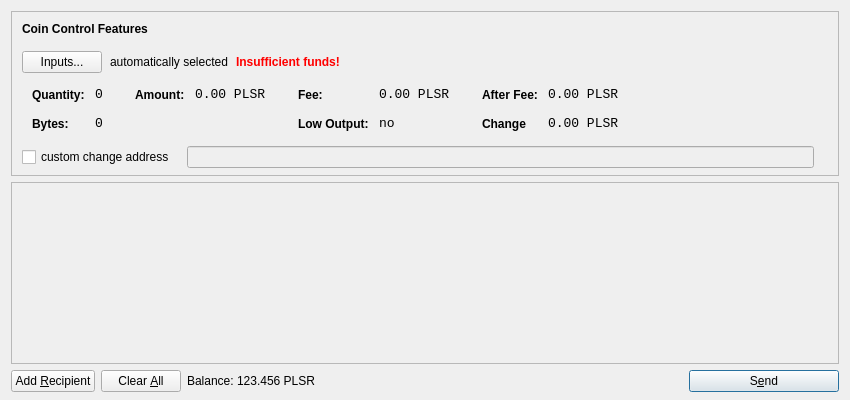
<?xml version="1.0" encoding="UTF-8"?>
<ui version="4.0">
 <class>SendCoinsDialog</class>
 <widget class="QDialog" name="SendCoinsDialog">
  <property name="geometry">
   <rect>
    <x>0</x>
    <y>0</y>
    <width>850</width>
    <height>400</height>
   </rect>
  </property>
  <property name="windowTitle">
   <string>Send Coins</string>
  </property>
  <layout class="QVBoxLayout" name="verticalLayout" stretch="0,1,0">
   <property name="bottomMargin">
    <number>8</number>
   </property>
   <item>
    <widget class="QFrame" name="frameCoinControl">
     <property name="sizePolicy">
      <sizepolicy hsizetype="Expanding" vsizetype="Expanding">
       <horstretch>0</horstretch>
       <verstretch>0</verstretch>
      </sizepolicy>
     </property>
     <property name="maximumSize">
      <size>
       <width>16777215</width>
       <height>16777215</height>
      </size>
     </property>
     <property name="frameShape">
      <enum>QFrame::StyledPanel</enum>
     </property>
     <property name="frameShadow">
      <enum>QFrame::Sunken</enum>
     </property>
     <layout class="QVBoxLayout" name="verticalLayoutCoinControl2">
      <property name="spacing">
       <number>-1</number>
      </property>
      <property name="leftMargin">
       <number>0</number>
      </property>
      <property name="topMargin">
       <number>0</number>
      </property>
      <property name="rightMargin">
       <number>0</number>
      </property>
      <property name="bottomMargin">
       <number>6</number>
      </property>
      <item>
       <layout class="QVBoxLayout" name="verticalLayoutCoinControl" stretch="0,0,0,0,1">
        <property name="spacing">
         <number>0</number>
        </property>
        <property name="leftMargin">
         <number>10</number>
        </property>
        <property name="topMargin">
         <number>10</number>
        </property>
        <item>
         <layout class="QHBoxLayout" name="horizontalLayoutCoinControl1">
          <property name="bottomMargin">
           <number>15</number>
          </property>
          <item>
           <widget class="QLabel" name="labelCoinControlFeatures">
            <property name="sizePolicy">
             <sizepolicy hsizetype="Preferred" vsizetype="Maximum">
              <horstretch>0</horstretch>
              <verstretch>0</verstretch>
             </sizepolicy>
            </property>
            <property name="font">
             <font>
              <weight>75</weight>
              <bold>true</bold>
             </font>
            </property>
            <property name="styleSheet">
             <string notr="true">font-weight:bold;</string>
            </property>
            <property name="text">
             <string>Coin Control Features</string>
            </property>
           </widget>
          </item>
         </layout>
        </item>
        <item>
         <layout class="QHBoxLayout" name="horizontalLayoutCoinControl2" stretch="0,0,0,0">
          <property name="spacing">
           <number>8</number>
          </property>
          <property name="bottomMargin">
           <number>10</number>
          </property>
          <item>
           <widget class="QPushButton" name="pushButtonCoinControl">
            <property name="styleSheet">
             <string notr="true"/>
            </property>
            <property name="text">
             <string>Inputs...</string>
            </property>
           </widget>
          </item>
          <item>
           <widget class="QLabel" name="labelCoinControlAutomaticallySelected">
            <property name="text">
             <string>automatically selected</string>
            </property>
            <property name="margin">
             <number>5</number>
            </property>
           </widget>
          </item>
          <item>
           <widget class="QLabel" name="labelCoinControlInsuffFunds">
            <property name="font">
             <font>
              <weight>75</weight>
              <bold>true</bold>
             </font>
            </property>
            <property name="styleSheet">
             <string notr="true">color:red;font-weight:bold;</string>
            </property>
            <property name="text">
             <string>Insufficient funds!</string>
            </property>
            <property name="margin">
             <number>5</number>
            </property>
           </widget>
          </item>
          <item>
           <spacer name="horizontalSpacerCoinControl">
            <property name="orientation">
             <enum>Qt::Horizontal</enum>
            </property>
            <property name="sizeHint" stdset="0">
             <size>
              <width>40</width>
              <height>1</height>
             </size>
            </property>
           </spacer>
          </item>
         </layout>
        </item>
        <item>
         <widget class="QWidget" name="widgetCoinControl" native="true">
          <property name="sizePolicy">
           <sizepolicy hsizetype="Preferred" vsizetype="Preferred">
            <horstretch>0</horstretch>
            <verstretch>0</verstretch>
           </sizepolicy>
          </property>
          <property name="minimumSize">
           <size>
            <width>0</width>
            <height>0</height>
           </size>
          </property>
          <property name="styleSheet">
           <string notr="true"/>
          </property>
          <layout class="QHBoxLayout" name="horizontalLayoutCoinControl5">
           <property name="margin">
            <number>0</number>
           </property>
           <item>
            <layout class="QHBoxLayout" name="horizontalLayoutCoinControl3" stretch="0,0,0,1">
             <property name="spacing">
              <number>20</number>
             </property>
             <property name="topMargin">
              <number>0</number>
             </property>
             <property name="bottomMargin">
              <number>10</number>
             </property>
             <item>
              <layout class="QFormLayout" name="formLayoutCoinControl1">
               <property name="horizontalSpacing">
                <number>10</number>
               </property>
               <property name="verticalSpacing">
                <number>14</number>
               </property>
               <property name="leftMargin">
                <number>10</number>
               </property>
               <property name="topMargin">
                <number>4</number>
               </property>
               <property name="rightMargin">
                <number>6</number>
               </property>
               <item row="0" column="0">
                <widget class="QLabel" name="labelCoinControlQuantityText">
                 <property name="styleSheet">
                  <string notr="true">font-weight:bold;</string>
                 </property>
                 <property name="text">
                  <string>Quantity:</string>
                 </property>
                 <property name="margin">
                  <number>0</number>
                 </property>
                </widget>
               </item>
               <item row="0" column="1">
                <widget class="QLabel" name="labelCoinControlQuantity">
                 <property name="font">
                  <font>
                   <family>Monospace</family>
                   <pointsize>10</pointsize>
                  </font>
                 </property>
                 <property name="cursor">
                  <cursorShape>IBeamCursor</cursorShape>
                 </property>
                 <property name="contextMenuPolicy">
                  <enum>Qt::ActionsContextMenu</enum>
                 </property>
                 <property name="text">
                  <string>0</string>
                 </property>
                 <property name="margin">
                  <number>0</number>
                 </property>
                 <property name="textInteractionFlags">
                  <set>Qt::LinksAccessibleByMouse|Qt::TextSelectableByKeyboard|Qt::TextSelectableByMouse</set>
                 </property>
                </widget>
               </item>
               <item row="1" column="0">
                <widget class="QLabel" name="labelCoinControlBytesText">
                 <property name="styleSheet">
                  <string notr="true">font-weight:bold;</string>
                 </property>
                 <property name="text">
                  <string>Bytes:</string>
                 </property>
                </widget>
               </item>
               <item row="1" column="1">
                <widget class="QLabel" name="labelCoinControlBytes">
                 <property name="font">
                  <font>
                   <family>Monospace</family>
                   <pointsize>10</pointsize>
                  </font>
                 </property>
                 <property name="cursor">
                  <cursorShape>IBeamCursor</cursorShape>
                 </property>
                 <property name="contextMenuPolicy">
                  <enum>Qt::ActionsContextMenu</enum>
                 </property>
                 <property name="text">
                  <string>0</string>
                 </property>
                 <property name="textInteractionFlags">
                  <set>Qt::LinksAccessibleByMouse|Qt::TextSelectableByKeyboard|Qt::TextSelectableByMouse</set>
                 </property>
                </widget>
               </item>
              </layout>
             </item>
             <item>
              <layout class="QFormLayout" name="formLayoutCoinControl2">
               <property name="horizontalSpacing">
                <number>10</number>
               </property>
               <property name="verticalSpacing">
                <number>14</number>
               </property>
               <property name="leftMargin">
                <number>6</number>
               </property>
               <property name="topMargin">
                <number>4</number>
               </property>
               <property name="rightMargin">
                <number>6</number>
               </property>
               <item row="0" column="0">
                <widget class="QLabel" name="labelCoinControlAmountText">
                 <property name="styleSheet">
                  <string notr="true">font-weight:bold;</string>
                 </property>
                 <property name="text">
                  <string>Amount:</string>
                 </property>
                 <property name="margin">
                  <number>0</number>
                 </property>
                </widget>
               </item>
               <item row="0" column="1">
                <widget class="QLabel" name="labelCoinControlAmount">
                 <property name="font">
                  <font>
                   <family>Monospace</family>
                   <pointsize>10</pointsize>
                  </font>
                 </property>
                 <property name="cursor">
                  <cursorShape>IBeamCursor</cursorShape>
                 </property>
                 <property name="contextMenuPolicy">
                  <enum>Qt::ActionsContextMenu</enum>
                 </property>
                 <property name="text">
                  <string notr="true">0.00 PLSR</string>
                 </property>
                 <property name="textInteractionFlags">
                  <set>Qt::LinksAccessibleByMouse|Qt::TextSelectableByKeyboard|Qt::TextSelectableByMouse</set>
                 </property>
                </widget>
               </item>
              </layout>
             </item>
             <item>
              <layout class="QFormLayout" name="formLayoutCoinControl3">
               <property name="horizontalSpacing">
                <number>10</number>
               </property>
               <property name="verticalSpacing">
                <number>14</number>
               </property>
               <property name="leftMargin">
                <number>6</number>
               </property>
               <property name="topMargin">
                <number>4</number>
               </property>
               <property name="rightMargin">
                <number>6</number>
               </property>
               <item row="0" column="0">
                <widget class="QLabel" name="labelCoinControlFeeText">
                 <property name="styleSheet">
                  <string notr="true">font-weight:bold;</string>
                 </property>
                 <property name="text">
                  <string>Fee:</string>
                 </property>
                 <property name="margin">
                  <number>0</number>
                 </property>
                </widget>
               </item>
               <item row="0" column="1">
                <widget class="QLabel" name="labelCoinControlFee">
                 <property name="font">
                  <font>
                   <family>Monospace</family>
                   <pointsize>10</pointsize>
                  </font>
                 </property>
                 <property name="cursor">
                  <cursorShape>IBeamCursor</cursorShape>
                 </property>
                 <property name="contextMenuPolicy">
                  <enum>Qt::ActionsContextMenu</enum>
                 </property>
                 <property name="text">
                  <string notr="true">0.00 PLSR</string>
                 </property>
                 <property name="textInteractionFlags">
                  <set>Qt::LinksAccessibleByMouse|Qt::TextSelectableByKeyboard|Qt::TextSelectableByMouse</set>
                 </property>
                </widget>
               </item>
               <item row="1" column="0">
                <widget class="QLabel" name="labelCoinControlLowOutputText">
                 <property name="styleSheet">
                  <string notr="true">font-weight:bold;</string>
                 </property>
                 <property name="text">
                  <string>Low Output:</string>
                 </property>
                </widget>
               </item>
               <item row="1" column="1">
                <widget class="QLabel" name="labelCoinControlLowOutput">
                 <property name="font">
                  <font>
                   <family>Monospace</family>
                   <pointsize>10</pointsize>
                  </font>
                 </property>
                 <property name="cursor">
                  <cursorShape>IBeamCursor</cursorShape>
                 </property>
                 <property name="contextMenuPolicy">
                  <enum>Qt::ActionsContextMenu</enum>
                 </property>
                 <property name="text">
                  <string>no</string>
                 </property>
                 <property name="textInteractionFlags">
                  <set>Qt::LinksAccessibleByMouse|Qt::TextSelectableByKeyboard|Qt::TextSelectableByMouse</set>
                 </property>
                </widget>
               </item>
              </layout>
             </item>
             <item>
              <layout class="QFormLayout" name="formLayoutCoinControl4">
               <property name="horizontalSpacing">
                <number>10</number>
               </property>
               <property name="verticalSpacing">
                <number>14</number>
               </property>
               <property name="leftMargin">
                <number>6</number>
               </property>
               <property name="topMargin">
                <number>4</number>
               </property>
               <property name="rightMargin">
                <number>6</number>
               </property>
               <item row="0" column="0">
                <widget class="QLabel" name="labelCoinControlAfterFeeText">
                 <property name="styleSheet">
                  <string notr="true">font-weight:bold;</string>
                 </property>
                 <property name="text">
                  <string>After Fee:</string>
                 </property>
                 <property name="margin">
                  <number>0</number>
                 </property>
                </widget>
               </item>
               <item row="0" column="1">
                <widget class="QLabel" name="labelCoinControlAfterFee">
                 <property name="font">
                  <font>
                   <family>Monospace</family>
                   <pointsize>10</pointsize>
                  </font>
                 </property>
                 <property name="cursor">
                  <cursorShape>IBeamCursor</cursorShape>
                 </property>
                 <property name="contextMenuPolicy">
                  <enum>Qt::ActionsContextMenu</enum>
                 </property>
                 <property name="text">
                  <string notr="true">0.00 PLSR</string>
                 </property>
                 <property name="textInteractionFlags">
                  <set>Qt::LinksAccessibleByMouse|Qt::TextSelectableByKeyboard|Qt::TextSelectableByMouse</set>
                 </property>
                </widget>
               </item>
               <item row="1" column="0">
                <widget class="QLabel" name="labelCoinControlChangeText">
                 <property name="styleSheet">
                  <string notr="true">font-weight:bold;</string>
                 </property>
                 <property name="text">
                  <string>Change</string>
                 </property>
                </widget>
               </item>
               <item row="1" column="1">
                <widget class="QLabel" name="labelCoinControlChange">
                 <property name="font">
                  <font>
                   <family>Monospace</family>
                   <pointsize>10</pointsize>
                  </font>
                 </property>
                 <property name="cursor">
                  <cursorShape>IBeamCursor</cursorShape>
                 </property>
                 <property name="contextMenuPolicy">
                  <enum>Qt::ActionsContextMenu</enum>
                 </property>
                 <property name="text">
                  <string notr="true">0.00 PLSR</string>
                 </property>
                 <property name="textInteractionFlags">
                  <set>Qt::LinksAccessibleByMouse|Qt::TextSelectableByKeyboard|Qt::TextSelectableByMouse</set>
                 </property>
                </widget>
               </item>
              </layout>
             </item>
            </layout>
           </item>
          </layout>
         </widget>
        </item>
        <item>
         <layout class="QHBoxLayout" name="horizontalLayoutCoinControl4" stretch="0,0,0">
          <property name="spacing">
           <number>12</number>
          </property>
          <property name="sizeConstraint">
           <enum>QLayout::SetDefaultConstraint</enum>
          </property>
          <property name="topMargin">
           <number>5</number>
          </property>
          <property name="rightMargin">
           <number>5</number>
          </property>
          <item>
           <widget class="QCheckBox" name="checkBoxCoinControlChange">
            <property name="text">
             <string>custom change address</string>
            </property>
           </widget>
          </item>
          <item>
           <widget class="QLineEdit" name="lineEditCoinControlChange">
            <property name="enabled">
             <bool>false</bool>
            </property>
            <property name="sizePolicy">
             <sizepolicy hsizetype="Expanding" vsizetype="Fixed">
              <horstretch>0</horstretch>
              <verstretch>0</verstretch>
             </sizepolicy>
            </property>
           </widget>
          </item>
          <item>
           <widget class="QLabel" name="labelCoinControlChangeLabel">
            <property name="sizePolicy">
             <sizepolicy hsizetype="Preferred" vsizetype="Expanding">
              <horstretch>0</horstretch>
              <verstretch>0</verstretch>
             </sizepolicy>
            </property>
            <property name="minimumSize">
             <size>
              <width>0</width>
              <height>0</height>
             </size>
            </property>
            <property name="text">
             <string/>
            </property>
            <property name="margin">
             <number>3</number>
            </property>
           </widget>
          </item>
         </layout>
        </item>
        <item>
         <spacer name="verticalSpacerCoinControl">
          <property name="orientation">
           <enum>Qt::Vertical</enum>
          </property>
          <property name="sizeHint" stdset="0">
           <size>
            <width>800</width>
            <height>1</height>
           </size>
          </property>
         </spacer>
        </item>
       </layout>
      </item>
     </layout>
    </widget>
   </item>
   <item>
    <widget class="QScrollArea" name="scrollArea">
     <property name="widgetResizable">
      <bool>true</bool>
     </property>
     <widget class="QWidget" name="scrollAreaWidgetContents">
      <property name="geometry">
       <rect>
        <x>0</x>
        <y>0</y>
        <width>830</width>
        <height>165</height>
       </rect>
      </property>
      <layout class="QVBoxLayout" name="verticalLayout_2">
       <property name="margin">
        <number>0</number>
       </property>
       <item>
        <layout class="QVBoxLayout" name="entries">
         <property name="spacing">
          <number>6</number>
         </property>
        </layout>
       </item>
       <item>
        <spacer name="verticalSpacer">
         <property name="orientation">
          <enum>Qt::Vertical</enum>
         </property>
         <property name="sizeHint" stdset="0">
          <size>
           <width>20</width>
           <height>40</height>
          </size>
         </property>
        </spacer>
       </item>
      </layout>
     </widget>
    </widget>
   </item>
   <item>
    <layout class="QHBoxLayout" name="horizontalLayout">
     <item>
      <widget class="QPushButton" name="addButton">
       <property name="toolTip">
        <string>Send to multiple recipients at once</string>
       </property>
       <property name="text">
        <string>Add &amp;Recipient</string>
       </property>
       <property name="autoDefault">
        <bool>false</bool>
       </property>
      </widget>
     </item>
     <item>
      <widget class="QPushButton" name="clearButton">
       <property name="sizePolicy">
        <sizepolicy hsizetype="Minimum" vsizetype="Fixed">
         <horstretch>0</horstretch>
         <verstretch>0</verstretch>
        </sizepolicy>
       </property>
       <property name="toolTip">
        <string>Remove all transaction fields</string>
       </property>
       <property name="text">
        <string>Clear &amp;All</string>
       </property>
       <property name="autoRepeatDelay">
        <number>300</number>
       </property>
       <property name="autoDefault">
        <bool>false</bool>
       </property>
      </widget>
     </item>
     <item>
      <layout class="QHBoxLayout" name="horizontalLayout_2">
       <property name="spacing">
        <number>3</number>
       </property>
       <item>
        <widget class="QLabel" name="label">
         <property name="sizePolicy">
          <sizepolicy hsizetype="Preferred" vsizetype="Fixed">
           <horstretch>0</horstretch>
           <verstretch>0</verstretch>
          </sizepolicy>
         </property>
         <property name="text">
          <string>Balance:</string>
         </property>
        </widget>
       </item>
       <item>
        <widget class="QLabel" name="labelBalance">
         <property name="sizePolicy">
          <sizepolicy hsizetype="Preferred" vsizetype="Fixed">
           <horstretch>0</horstretch>
           <verstretch>0</verstretch>
          </sizepolicy>
         </property>
         <property name="cursor">
          <cursorShape>IBeamCursor</cursorShape>
         </property>
         <property name="text">
          <string notr="true">123.456 PLSR</string>
         </property>
         <property name="textInteractionFlags">
          <set>Qt::LinksAccessibleByMouse|Qt::TextSelectableByKeyboard|Qt::TextSelectableByMouse</set>
         </property>
        </widget>
       </item>
      </layout>
     </item>
     <item>
      <spacer name="horizontalSpacer">
       <property name="orientation">
        <enum>Qt::Horizontal</enum>
       </property>
       <property name="sizeHint" stdset="0">
        <size>
         <width>40</width>
         <height>20</height>
        </size>
       </property>
      </spacer>
     </item>
     <item>
      <widget class="QPushButton" name="sendButton">
       <property name="minimumSize">
        <size>
         <width>150</width>
         <height>0</height>
        </size>
       </property>
       <property name="toolTip">
        <string>Confirm the send action</string>
       </property>
       <property name="text">
        <string>S&amp;end</string>
       </property>
       <property name="icon">
        <iconset resource="../pulsar.qrc">
         <normaloff>:/icons/send</normaloff>:/icons/send</iconset>
       </property>
       <property name="default">
        <bool>true</bool>
       </property>
      </widget>
     </item>
    </layout>
   </item>
  </layout>
 </widget>
 <resources>
  <include location="../pulsar.qrc"/>
 </resources>
 <connections/>
</ui>
